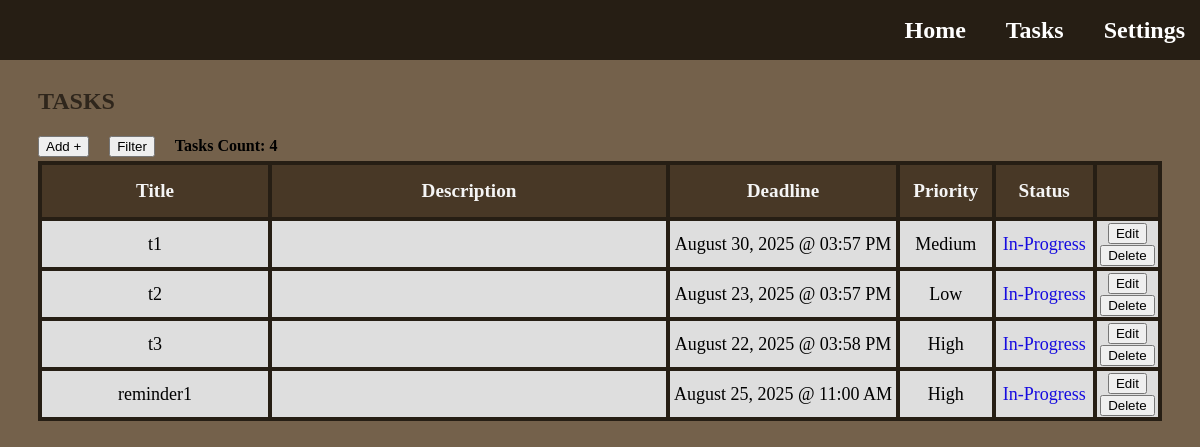
/tasks (signed in), run on an earlier commit of the app's database.
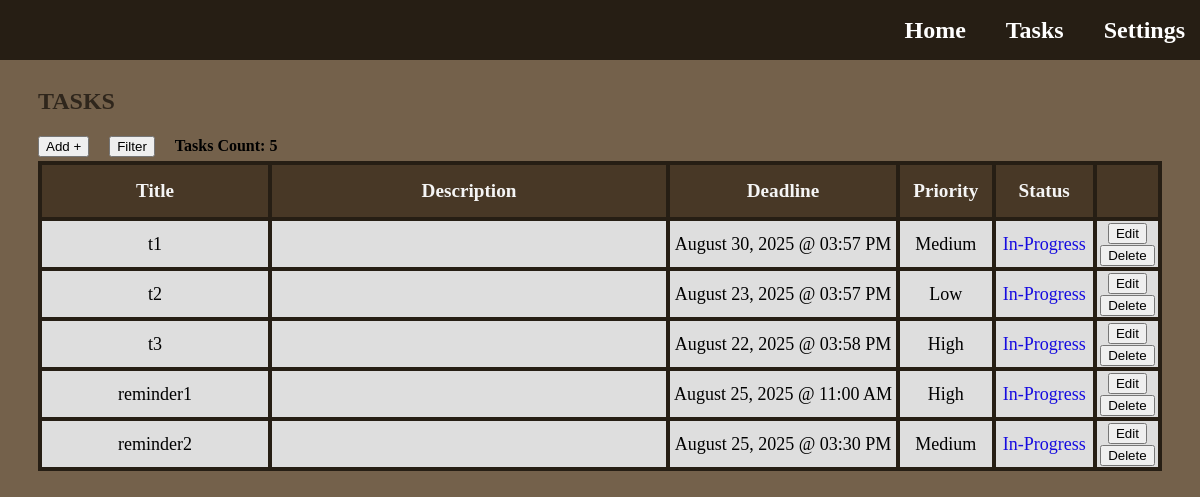
And on a later commit of the database.
### app.py (models this page shows)
class Task(db.Model):
    id = db.Column(db.Integer, primary_key=True)
    title = db.Column(db.String(128), nullable=False)
    description = db.Column(db.Text, nullable=True)
    priority = db.Column(db.String(50), nullable=False)
    deadline = db.Column(db.DateTime, nullable=True)
    status = db.Column(db.String(50), nullable=False, default='In-Progress')
    user_id = db.Column(db.Integer, db.ForeignKey('user.id'), nullable=False)
    user = db.relationship('User', backref=db.backref('tasks', lazy=True))

### app.py (the view, shortened to what this page needs)
@app.route('/tasks')
def tasks():
    user_id = session['user_id']
    sort_title = session.get('sort_title')
    sort_type = session.get('sort_type')
    filter_priorities = session.get('filter_priorities', [])
    filter_status = session.get('filter_status', [])
    filter_months = session.get('filter_months', [])
    filter_year = session.get('filter_year', None)
    filter_day = session.get('filter_day', None)
    priority_order_descending = case(
        (Task.priority == 'High', 1),
        (Task.priority == 'Medium', 2),
        (Task.priority == 'Low', 3),
    )
    priority_order_ascending = case(
        (Task.priority == 'Low', 1),
        (Task.priority == 'Medium', 2),
        (Task.priority == 'High', 3),
    )
    status_order_complete = case(
        (Task.status == 'Complete', 1),
        (Task.status == 'In-Progress', 2)
    )
    status_order_in_progress = case(
        (Task.status == 'In-Progress', 1),
        (Task.status == 'Complete', 2)
    )
    query = Task.query.filter_by(user_id=user_id)
    if filter_priorities: # Only true if not empty
        query = query.filter(Task.priority.in_(filter_priorities)) # Filter by checked priorities within given priority list
    if filter_status:
        query = query.filter(Task.status.in_(filter_status)) # Filter by checked status within given status list
    if filter_months:
        query = query.filter(extract('month', Task.deadline).in_(filter_months)) # Filter by checked months within given months list; extract(...) - returns month number from Task columns and matches to filter months list
    if filter_year:
        query = query.filter(extract('year', Task.deadline) == filter_year) # Filter by typed year; extracts year from deadline column in database
    if filter_day:
        query = query.filter(extract('day', Task.deadline) == filter_day) # Filter by typed day; extracts day from deadline column in database
    user_tasks = query.all()  # Get all tasks for this user according to the id, default order is by date task was created from earliest to latest
    user_tasks_count = query.count() # Gets the total count of tasks of the user
    return render_template('tasks.html', tasks=user_tasks, count=user_tasks_count, sort_title=sort_title, sort_type=sort_type, filter_priorities=filter_priorities, filter_status=filter_status, filter_months=filter_months, filter_year=filter_year, filter_day=filter_day)

### templates/tasks.html (shortened to what this page needs)
{% extends "base.html" %}
{% block content %}
  <h1 class="title-page">Tasks</h1>
  <div class="task-features">
    <button href="#" type="button" class="add-button" onclick="openPopup('add-task')">Add +</button>
    <button type="button" class="filter-sort-button" onclick="openPopup('filter-sort-task')">Filter</button>
    <h4>Tasks Count: {{ count }} </h2>
  </div>
  <section class="tasks-section">
      <table class="tasks-table">
        <thead class="table-header">
          <tr>
              <th class="task-title">Title</th>
              <th class="task-description">Description</th>
              <th class="task-deadline">Deadline</th>
              <th class="task-priority">Priority</th>
              <th class="task-status">Status</th>
              <th class="task-options"></th>
          </tr>
        </thead>
        <tbody id="task-body">
          {% for task in tasks %}
          <tr id="task-row">
            <td>{{ task.title }}</td>
            <td>{{ task.description }}</td>
            <td>{{ task.deadline.strftime('%B %d, %Y @ %I:%M %p')  }}</td>
            <td>{{ task.priority }}</td>
            <td class="task-status-data">
              <a href="{{ url_for('change_task_status', task_id=task.id)}}"
              class="task-status {{ task.status | lower | replace(' ', '-') }}">
                {{ task.status }}
              </a>
            </td>
            <td>
              <a>
                <button type="button" class="edit-button" onclick="openEditPopup(this, 'edit-task')"
                  data-id="{{ task.id }}"
                  data-title="{{ task.title }}"
                  data-description="{{ task.description }}"
                  data-priority="{{ task.priority }}"
                  data-deadline="{{ task.deadline.strftime('%B %d %Y @ %I:%M %p')  }}"
                  >
                  Edit
                </button>
              </a>
              <a href="{{ url_for('delete_task', task_id=task.id)}}">
                <button type="button" class="delete-button">Delete</button>
              </a>
            </td>
          </tr>
          {% else %}
          <tr>
            <td colspan="6">No tasks available.</td>
          </tr>
          {% endfor %}
        </tbody>
      </table>
  </section>
{% endblock %}

### templates/base.html (shortened to what this page needs)
<!DOCTYPE html>
<html lang="en">
<head>
    <link rel="stylesheet" href="{{ url_for('static', filename='style.css') }}">
</head>
<body class="homepage">
    <header class="navbar">
        <nav class="navbar-links">
            <a href="{{ url_for('home') }}">Home</a>
            <a href="{{ url_for('tasks') }}">Tasks</a>
            <a href="{{ url_for('settings') }}">Settings</a>
        </nav>
    </header>
    <main>
        {% block content %}{% endblock %}
    </main>
</body>
</html>

### static/style.css (style rules this page uses)
html, body { min-width: 800px; overflow-x: auto; }
.title-page { margin-top: 80px; margin-left: 30px; font-size: x-large; font-weight: bolder; text-transform: uppercase; font-family: 'Lucida Handwriting'; color: #2f261c; }
.homepage { background-color: #74614b; }
.navbar { background-color: #261e14; position: fixed; top: 0; left: 0; width: 100%; height: 60px; padding-left: 5px; display: flex; justify-content: flex-end; align-items: center; z-index: 1000; }
.navbar-links { display: flex; gap: 20px; }
.navbar-links a { font-family: 'Lucida Handwriting'; color: white; margin-right: 20px; font-weight: bold; font-size: 24px; text-decoration: none; }
.tasks-section { margin-left: 30px; margin-right: 30px; display: flex; justify-content: center; }
.tasks-table { border-collapse: collapse; width: 100%; height: 50%; table-layout: fixed; }
.tasks-table th, .tasks-table td { border: 4px solid #261e14; color: black; font-size: large; text-align: center; background: rgb(222, 222, 222); }
.tasks-table th { color: whitesmoke; font-weight: bolder; font-size: larger; height: 50px; background-color: #483826; }
.task-title { width: 20%; }
.task-description { white-space: normal; word-break: break-word; max-width: 400px; width: 35%; }
.task-deadline { width: 20%; }
.task-priority { width: 8%; }
.task-status { width: 8.5%; }
.task-options { width: 8.5; }
.task-status-data { text-decoration: none; color: white }
.task-status.in-progress { color: rgb(22, 11, 224); text-decoration: none; }
.task-features { margin-left: 30px; margin-right: 30px; height: 30px; display: flex; justify-content: flex-start; align-items: center; gap: 20px; }
.add-button { color: black; text-decoration: none; }

What changed in the data, as far as the page shows it:
added Task: title "reminder2", deadline "August 25, 2025 @ 03:30 PM", priority "Medium", status "In-Progress"
Also different on the page:
{{ count }}: "4" → "5"
